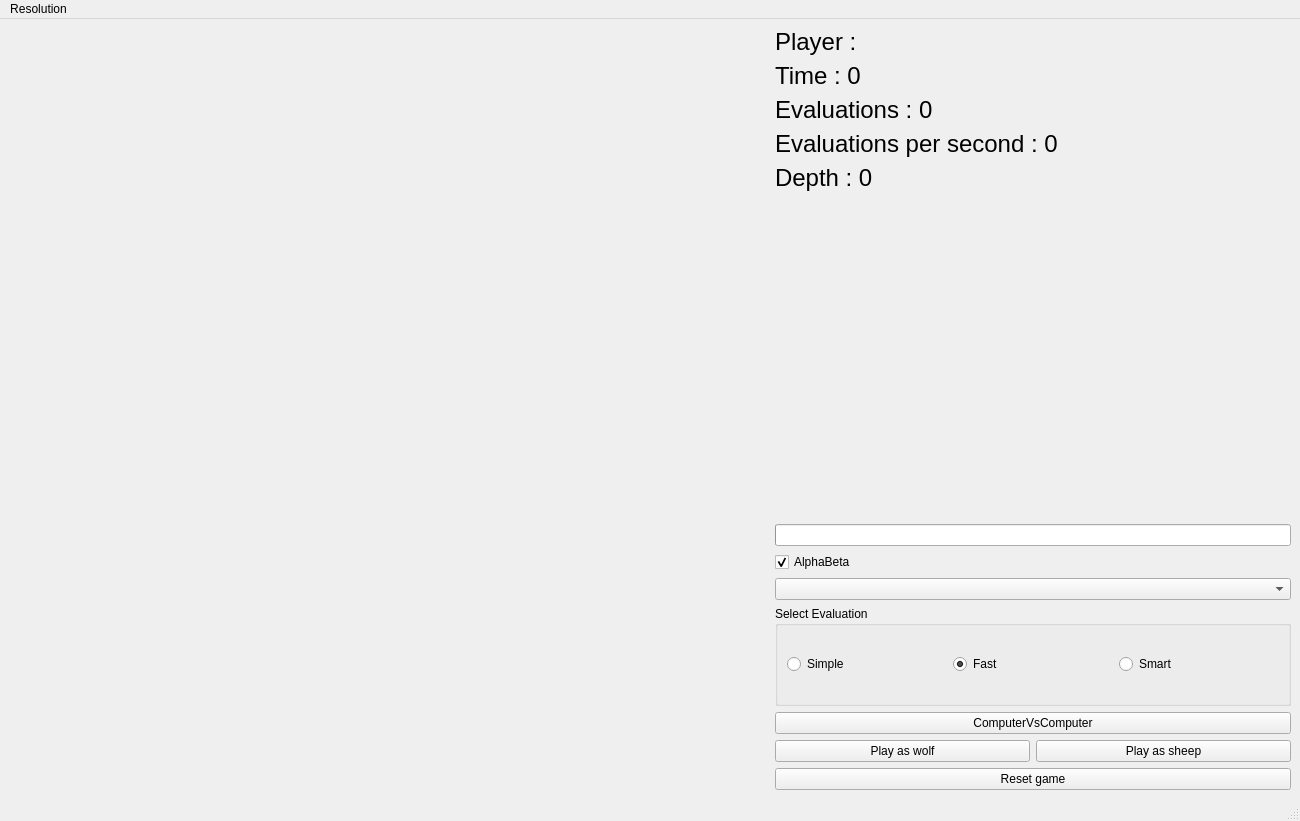
<?xml version="1.0" encoding="UTF-8"?>
<ui version="4.0">
 <class>MainWindow</class>
 <widget class="QMainWindow" name="MainWindow">
  <property name="enabled">
   <bool>true</bool>
  </property>
  <property name="geometry">
   <rect>
    <x>0</x>
    <y>0</y>
    <width>1300</width>
    <height>821</height>
   </rect>
  </property>
  <property name="minimumSize">
   <size>
    <width>1300</width>
    <height>800</height>
   </size>
  </property>
  <property name="maximumSize">
   <size>
    <width>1300</width>
    <height>821</height>
   </size>
  </property>
  <property name="windowTitle">
   <string>Wolf and Sheep</string>
  </property>
  <widget class="QWidget" name="centralwidget">
   <property name="enabled">
    <bool>true</bool>
   </property>
   <property name="sizePolicy">
    <sizepolicy hsizetype="Preferred" vsizetype="Preferred">
     <horstretch>0</horstretch>
     <verstretch>0</verstretch>
    </sizepolicy>
   </property>
   <layout class="QHBoxLayout" name="horizontalLayout">
    <item>
     <widget class="QLabel" name="label">
      <property name="enabled">
       <bool>true</bool>
      </property>
      <property name="sizePolicy">
       <sizepolicy hsizetype="Fixed" vsizetype="Fixed">
        <horstretch>0</horstretch>
        <verstretch>0</verstretch>
       </sizepolicy>
      </property>
      <property name="minimumSize">
       <size>
        <width>760</width>
        <height>760</height>
       </size>
      </property>
      <property name="maximumSize">
       <size>
        <width>760</width>
        <height>760</height>
       </size>
      </property>
      <property name="mouseTracking">
       <bool>true</bool>
      </property>
      <property name="autoFillBackground">
       <bool>false</bool>
      </property>
      <property name="text">
       <string/>
      </property>
      <property name="pixmap">
       <pixmap>../../Desktop/board.png</pixmap>
      </property>
      <property name="scaledContents">
       <bool>true</bool>
      </property>
     </widget>
    </item>
    <item>
     <layout class="QVBoxLayout" name="verticalLayout_4">
      <item>
       <layout class="QVBoxLayout" name="verticalLayout">
        <item>
         <widget class="QLabel" name="label_5">
          <property name="font">
           <font>
            <pointsize>18</pointsize>
           </font>
          </property>
          <property name="text">
           <string>Player :</string>
          </property>
         </widget>
        </item>
        <item>
         <widget class="QLabel" name="label_3">
          <property name="font">
           <font>
            <pointsize>18</pointsize>
           </font>
          </property>
          <property name="text">
           <string>Time : 0</string>
          </property>
         </widget>
        </item>
        <item>
         <widget class="QLabel" name="label_6">
          <property name="font">
           <font>
            <pointsize>18</pointsize>
           </font>
          </property>
          <property name="text">
           <string>Evaluations : 0</string>
          </property>
         </widget>
        </item>
        <item>
         <widget class="QLabel" name="label_4">
          <property name="font">
           <font>
            <pointsize>18</pointsize>
           </font>
          </property>
          <property name="text">
           <string>Evaluations per second : 0 </string>
          </property>
         </widget>
        </item>
        <item>
         <widget class="QLabel" name="label_7">
          <property name="font">
           <font>
            <pointsize>18</pointsize>
           </font>
          </property>
          <property name="text">
           <string>Depth : 0</string>
          </property>
         </widget>
        </item>
        <item>
         <spacer name="verticalSpacer">
          <property name="orientation">
           <enum>Qt::Vertical</enum>
          </property>
          <property name="sizeType">
           <enum>QSizePolicy::Expanding</enum>
          </property>
          <property name="sizeHint" stdset="0">
           <size>
            <width>20</width>
            <height>40</height>
           </size>
          </property>
         </spacer>
        </item>
       </layout>
      </item>
      <item>
       <widget class="QProgressBar" name="progressBar">
        <property name="enabled">
         <bool>true</bool>
        </property>
        <property name="value">
         <number>0</number>
        </property>
        <property name="textVisible">
         <bool>false</bool>
        </property>
       </widget>
      </item>
      <item>
       <layout class="QVBoxLayout" name="optLayout">
        <item>
         <widget class="QCheckBox" name="AlphaBeta">
          <property name="enabled">
           <bool>true</bool>
          </property>
          <property name="text">
           <string>AlphaBeta</string>
          </property>
          <property name="checked">
           <bool>true</bool>
          </property>
         </widget>
        </item>
        <item>
         <widget class="QComboBox" name="comboBox">
          <property name="editable">
           <bool>false</bool>
          </property>
          <property name="currentText">
           <string/>
          </property>
          <property name="placeholderText">
           <string>Depth</string>
          </property>
         </widget>
        </item>
        <item>
         <widget class="QGroupBox" name="groupBox">
          <property name="sizePolicy">
           <sizepolicy hsizetype="Preferred" vsizetype="Fixed">
            <horstretch>0</horstretch>
            <verstretch>0</verstretch>
           </sizepolicy>
          </property>
          <property name="minimumSize">
           <size>
            <width>0</width>
            <height>100</height>
           </size>
          </property>
          <property name="title">
           <string>Select Evaluation</string>
          </property>
          <layout class="QHBoxLayout" name="horizontalLayout_2">
           <item>
            <widget class="QRadioButton" name="radioButton_1">
             <property name="text">
              <string>Simple</string>
             </property>
            </widget>
           </item>
           <item>
            <widget class="QRadioButton" name="radioButton_2">
             <property name="text">
              <string>Fast</string>
             </property>
             <property name="checked">
              <bool>true</bool>
             </property>
            </widget>
           </item>
           <item>
            <widget class="QRadioButton" name="radioButton_3">
             <property name="text">
              <string>Smart</string>
             </property>
             <property name="checked">
              <bool>false</bool>
             </property>
            </widget>
           </item>
          </layout>
         </widget>
        </item>
       </layout>
      </item>
      <item>
       <layout class="QVBoxLayout" name="verticalLayout_6">
        <item>
         <layout class="QVBoxLayout" name="verticalLayout_7">
          <item>
           <widget class="QPushButton" name="computerVscomputer">
            <property name="text">
             <string>ComputerVsComputer</string>
            </property>
           </widget>
          </item>
         </layout>
        </item>
        <item>
         <layout class="QHBoxLayout" name="horizontalLayout_4">
          <item>
           <widget class="QPushButton" name="playAsWolfButton">
            <property name="enabled">
             <bool>true</bool>
            </property>
            <property name="text">
             <string>Play as wolf</string>
            </property>
           </widget>
          </item>
          <item>
           <widget class="QPushButton" name="playAsSheepButton">
            <property name="enabled">
             <bool>true</bool>
            </property>
            <property name="text">
             <string>Play as sheep</string>
            </property>
           </widget>
          </item>
         </layout>
        </item>
       </layout>
      </item>
      <item>
       <widget class="QPushButton" name="ResetGame">
        <property name="text">
         <string>Reset game</string>
        </property>
       </widget>
      </item>
     </layout>
    </item>
   </layout>
  </widget>
  <widget class="QMenuBar" name="menubar">
   <property name="geometry">
    <rect>
     <x>0</x>
     <y>0</y>
     <width>1300</width>
     <height>22</height>
    </rect>
   </property>
   <widget class="QMenu" name="menuResolution">
    <property name="title">
     <string>Resolution</string>
    </property>
    <addaction name="action1600x900"/>
    <addaction name="action800x600"/>
   </widget>
   <addaction name="menuResolution"/>
  </widget>
  <widget class="QStatusBar" name="statusbar"/>
  <action name="action1600x900">
   <property name="checkable">
    <bool>false</bool>
   </property>
   <property name="text">
    <string>1600x800</string>
   </property>
  </action>
  <action name="action800x600">
   <property name="text">
    <string>800x600</string>
   </property>
  </action>
 </widget>
 <resources/>
 <connections/>
</ui>
